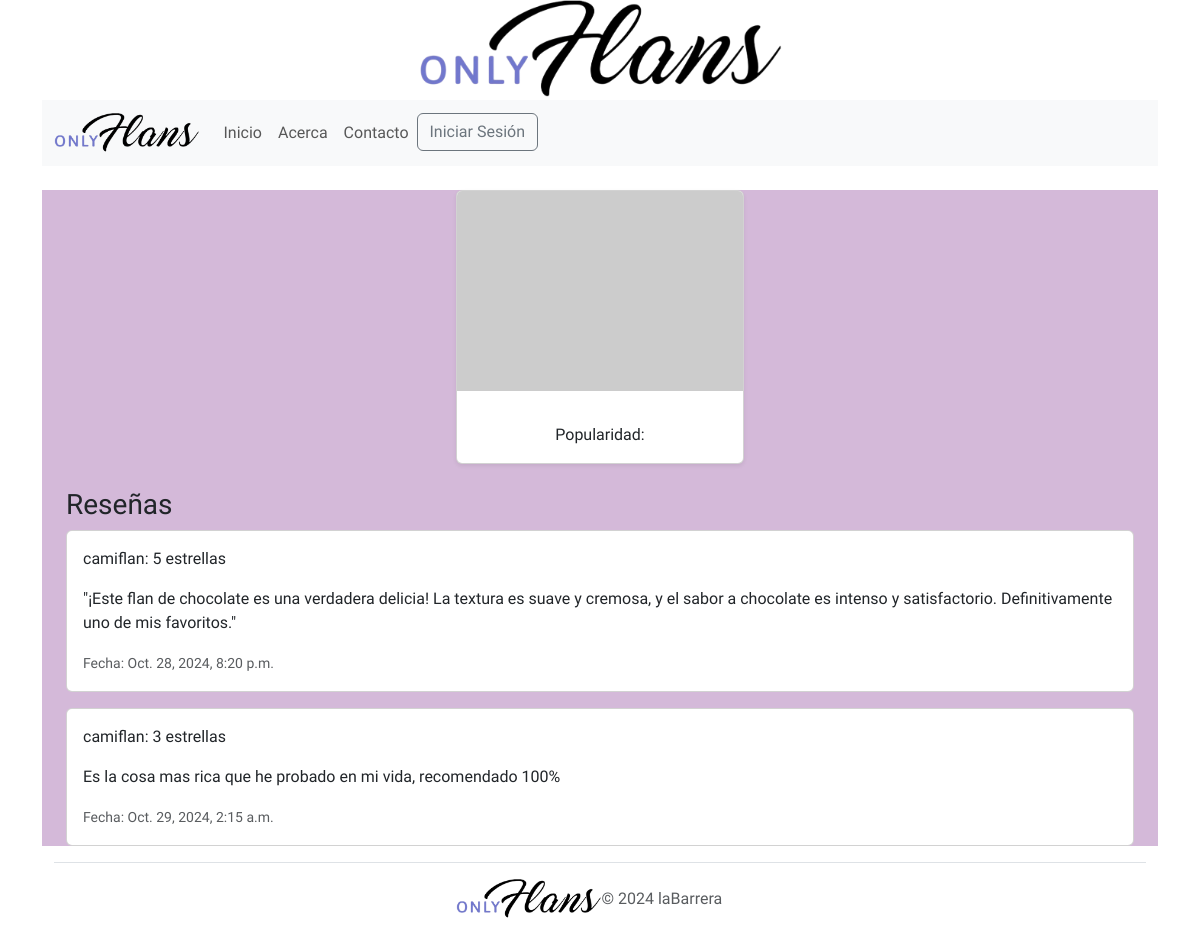
The app's page /reviews/ with its own data.
### web/models.py (models this page shows, shortened)
class Review(models.Model):
    flan = models.ForeignKey(Flan, on_delete=models.CASCADE, related_name="reviews")
    user = models.ForeignKey(User, on_delete=models.CASCADE)
    comment = models.TextField()
    rating = models.IntegerField(default=1)
    date = models.DateTimeField(auto_now_add=True)
    image_url = models.URLField(max_length=200, blank=True, null=True)

### web/views.py (the view)
# urls.py: path('reviews/', views.lista_reviews, name='lista_reviews'),
def lista_reviews(request):
    reviews = Review.objects.all()
    return render(request, 'reviews.html', {'reviews': reviews})

### templates/reviews.html (shortened to what this page needs)
{% extends 'base.html' %}
{% block content %}
<div class="container mt-4">
    <div class="d-flex justify-content-center mb-4">
        <div class="card shadow-sm" style="width: 18rem;">
            {% if flan.image_url %}
                <img src="{{ flan.image_url }}" class="card-img-top" alt="{{ flan.name }}" style="height: 200px; object-fit: cover;">
            {% else %}
                <img src="https://via.placeholder.com/150" class="card-img-top" alt="Placeholder Image" style="height: 200px; object-fit: cover;">
            {% endif %}
            <div class="card-body text-center">
                <p class="card-text"><strong>Popularidad:</strong> {{ flan.popularity }}</p>
            </div>
        </div>
    </div>
    <div class="mt-4">
        <h3>Reseñas</h3>
        {% for review in reviews %}
            <div class="card mb-3">
                <div class="card-body">
                    <p><strong>{{ review.user.username }}:</strong> {{ review.rating }} estrellas</p>
                    <p>{{ review.comment }}</p>
                    <small class="text-muted">Fecha: {{ review.date }}</small>
                </div>
            </div>
        {% empty %}
            <p>No hay reseñas para este flan.</p>
        {% endfor %}
    </div>
</div>
{% endblock %}

### templates/base.html (shortened to what this page needs)
<!DOCTYPE html>
<html lang="en">
<head>
    {% load static %}
    <link
    href="https://cdn.jsdelivr.net/npm/bootstrap@5.3.3/dist/css/bootstrap.min.css"
    rel="stylesheet"
>
    {% load static %}
</head>
<body>
    <div style="background: rgb(255, 255, 255);" class="container d-flex justify-content-center align-items-center" style="height: 150px;">
        <img src="{% static 'img/logo_onlyflans_transparente.png' %}" alt="Onlyflans Logo" class="img-fluid" style="max-height: 100px;">
    </div>
    <div style="background:rgb(255, 255, 255);" class="container">
        <nav class="navbar navbar-expand-lg navbar-light bg-light navbar-">
            <div class="container-fluid">
                <a class="navbar-brand" href="/">
                    <img src="{% static 'img/logo_onlyflans_transparente.png' %}" alt="Only Flans Logo" style="height: 40px;">
                </a>
                <div class="collapse navbar-collapse" id="navbarNav">
                    <ul class="navbar-nav">
                        <li class="nav-item"><a class="nav-link" href="/index">Inicio</a></li>
                        <li class="nav-item"><a class="nav-link" href="/acerca">Acerca</a></li>
                        <li class="nav-item"><a href="/contacto" class="nav-link">Contacto</a></li>
                        {% if user.is_authenticated %}
                            <li class="nav-item"><a class="nav-link" href="/bienvenido">Bienvenido</a></li>
                            <li class="nav-item">
                                <form action="{% url 'logout' %}" method="post" class="d-inline">
                                    {% csrf_token %}
                                    <button type="submit" class="btn btn-outline-secondary me-2">Cerrar Sesión</button>
                                </form>
                            </li>
                        {% else %}
                            <li class="nav-item"><a href="{% url 'login' %}" class="btn btn-outline-secondary">Iniciar Sesión</a></li>
                        {% endif %}
                    </ul>
                </div>
            </div>
        </nav>
        <div style="background:rgb(212, 185, 217);" class="container">
            {% block content %}
            {% endblock %}
        </div>
        {% block footer %}
        <div class="container">
            <footer class="d-flex flex-wrap justify-content-center align-items-center py-3 my-6 border-top">
                <div class="col-md-4 d-flex align-items-center">
                    <a href="/" class="mb-3 me-2 mb-md-0 text-muted text-decoration-none lh-1">
                        <svg class="bi" width="30" height="24"><use xlink:href="#bootstrap"></use></svg>
                    </a>
                    <a class="navbar-brand" href="/">
                        <img src="{% static 'img/logo_onlyflans_transparente.png' %}" alt="Only Flans Logo" style="height: 40px;">
                    </a>
                    <span class="mb-3 mb-md-0 text-muted">© 2024 laBarrera</span>
                </div>
            </footer>
        </div>
        {% endblock %}
    </div>
</body>
</html>

### templates/base.html (style rules this page uses)
body { font-family: "Arima", system-ui; font-optical-sizing: auto; font-weight: 300; font-style: normal; }

### records on screen
Review: user.username "camiflan", rating "5", comment "\"¡Este flan de chocolate es una verdadera delicia! La textura es suave y cremosa, y el sabor a chocolate es intenso y satisfactorio. Definitivamente uno de mis favoritos.\"", date "Oct. 28, 2024, 8:20 p.m."
Review: user.username "camiflan", rating "3", comment "Es la cosa mas rica que he probado en mi vida, recomendado 100%", date "Oct. 29, 2024, 2:15 a.m."
